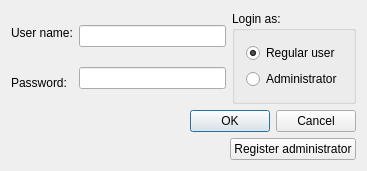
<?xml version="1.0" encoding="UTF-8"?>
<ui version="4.0">
 <class>Dialog</class>
 <widget class="QDialog" name="Dialog">
  <property name="geometry">
   <rect>
    <x>0</x>
    <y>0</y>
    <width>367</width>
    <height>171</height>
   </rect>
  </property>
  <property name="windowTitle">
   <string>Login</string>
  </property>
  <layout class="QVBoxLayout" name="verticalLayout_6">
   <item>
    <layout class="QVBoxLayout" name="verticalLayout_5">
     <item>
      <layout class="QHBoxLayout" name="horizontalLayout">
       <item>
        <layout class="QVBoxLayout" name="verticalLayout_2">
         <item>
          <widget class="QLabel" name="label">
           <property name="text">
            <string>User name:</string>
           </property>
          </widget>
         </item>
         <item>
          <widget class="QLabel" name="label_2">
           <property name="text">
            <string>Password:</string>
           </property>
          </widget>
         </item>
        </layout>
       </item>
       <item>
        <layout class="QVBoxLayout" name="verticalLayout">
         <item>
          <widget class="QLineEdit" name="lineEditUsername"/>
         </item>
         <item>
          <widget class="QLineEdit" name="lineEditUserPassword"/>
         </item>
        </layout>
       </item>
       <item>
        <widget class="QGroupBox" name="groupBox">
         <property name="title">
          <string>Login as:</string>
         </property>
         <layout class="QVBoxLayout" name="verticalLayout_4">
          <item>
           <layout class="QVBoxLayout" name="verticalLayout_3">
            <item>
             <widget class="QRadioButton" name="radioBtnRegularUser">
              <property name="text">
               <string>Regular user</string>
              </property>
              <property name="checked">
               <bool>true</bool>
              </property>
             </widget>
            </item>
            <item>
             <widget class="QRadioButton" name="radioBtnAdministrator">
              <property name="text">
               <string>Administrator</string>
              </property>
             </widget>
            </item>
           </layout>
          </item>
         </layout>
        </widget>
       </item>
      </layout>
     </item>
     <item>
      <layout class="QHBoxLayout" name="horizontalLayout_3">
       <item>
        <spacer name="horizontalSpacer">
         <property name="orientation">
          <enum>Qt::Horizontal</enum>
         </property>
         <property name="sizeHint" stdset="0">
          <size>
           <width>40</width>
           <height>20</height>
          </size>
         </property>
        </spacer>
       </item>
       <item>
        <widget class="QDialogButtonBox" name="buttonBox">
         <property name="standardButtons">
          <set>QDialogButtonBox::Cancel|QDialogButtonBox::Ok</set>
         </property>
        </widget>
       </item>
      </layout>
     </item>
     <item>
      <layout class="QHBoxLayout" name="horizontalLayout_2">
       <item>
        <spacer name="horizontalSpacer_2">
         <property name="orientation">
          <enum>Qt::Horizontal</enum>
         </property>
         <property name="sizeHint" stdset="0">
          <size>
           <width>40</width>
           <height>20</height>
          </size>
         </property>
        </spacer>
       </item>
       <item>
        <widget class="QPushButton" name="btnRegisterAdmin">
         <property name="text">
          <string>Register administrator</string>
         </property>
        </widget>
       </item>
      </layout>
     </item>
    </layout>
   </item>
  </layout>
 </widget>
 <layoutdefault spacing="6" margin="11"/>
 <resources/>
 <connections/>
</ui>
